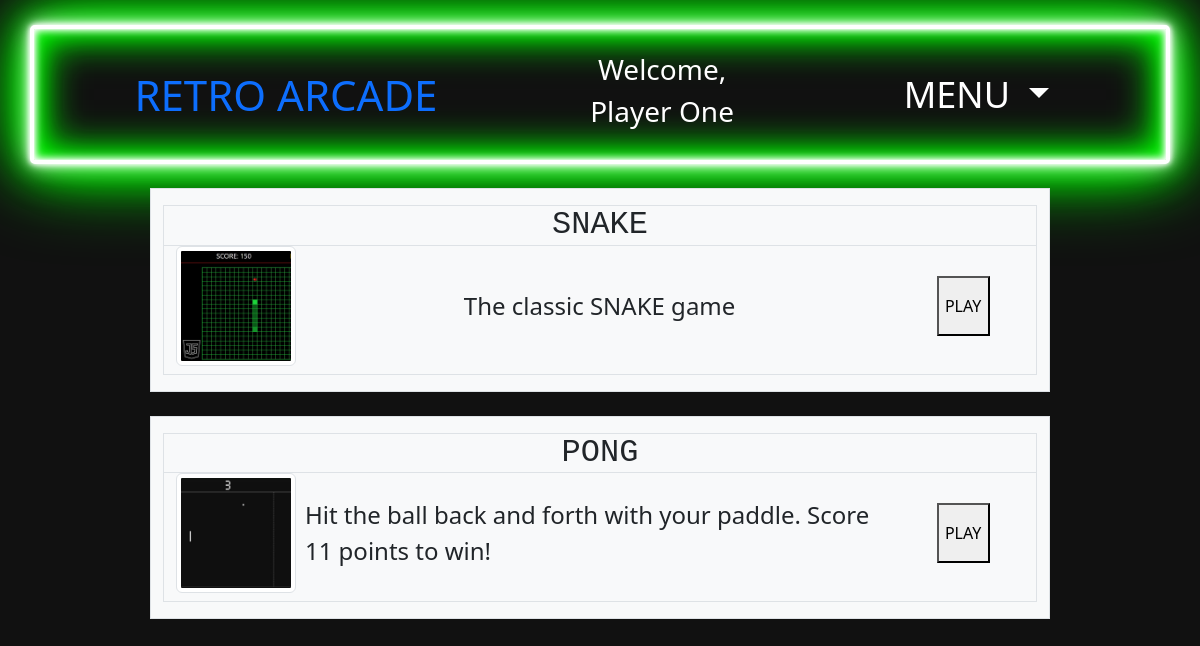
The page / on the database its author committed.
### tables this page shows
CREATE TABLE games(game_id INTEGER PRIMARY KEY, game_name TEXT NOT NULL, description TEXT NOT NULL);

### app.py (the view, shortened to what this page needs)
@app.route("/", methods=["GET", "POST"])
def index():
    player = name_check(session)
    conn = sqlite3.connect("retro_arcade.db")
    cur = conn.cursor()
    g = cur.execute("SELECT * FROM games")
    games = g.fetchall()
    cur.close()
    return render_template("index.html", player=player, games=games)

### app.py (called while the page is built)
def name_check(s):
    if "name" in s:
        name = s["name"]
    else:
        name = "Player One"
    return name

### templates/index.html (shortened to what this page needs)
{% extends "layout.html" %}
{% block body %}
{% for game in games %}
    {% set id = game[0] %}
    {% set name = game[1] %}
    {% set descrip = game[2] %}
    {% set title =  name|replace("_", " ") %}
    <div class="d-flex flex-column container mx-auto mt-4 w-75 py-3 bg-light border game">
        <div class="d-flex h2 justify-content-center bg-light border border-bottom-0 inner  my-0 title">{{ title|upper }}</div>
        <div class="d-flex container mx-auto bg-light border inner innerContainer">
            <div class="d-flex justify-content-center mb-2 img"><img class="img-thumbnail" src="/static/{{ name }}.jpg"></div>
            <div class="d-flex justify-content-center align-items-center mb-2 px-2 fs-4 w-75 inner ">{{ descrip }}</div>
            <div class="d-flex justify-content-center align-items-center mb-2 px-2 play inner">
                <button class="btn-lg h-50 w-50" onclick="window.location.href='/loadGame/{{ id }}'">PLAY</button>
            </div>
        </div>
    </div>
{% endfor %}
{% endblock %}

### rows shown on the page
games: game_name "SNAKE", game_name (picture), description "The classic SNAKE game"
games: game_name "PONG", game_name (picture), description "Hit the ball back and forth with your paddle. Score 11 points to win!"

### other values the page prints
{{ player }} "Player One"
